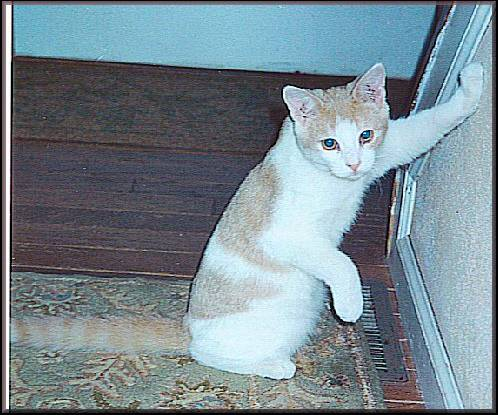
#> input picture datasets/cat/cat.jpg, 498 x 415 px
$ python ImageTest2.py
#> lines starting #> are read from the running program, lines starting #| are printed output that depends on the picture
import numpy as np
import cv2
import time
from numba import jit


def canny():
    img = cv2.imread('./datasets/cat/cat.jpg', cv2.IMREAD_GRAYSCALE)
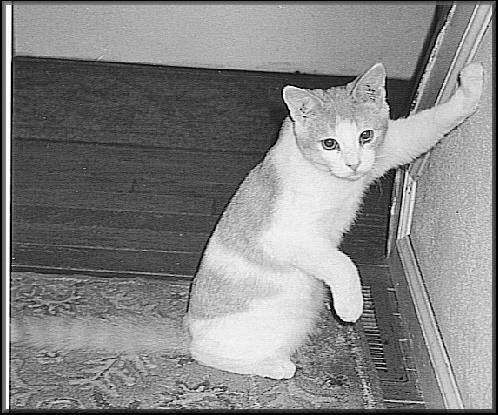
#> img: shape (415, 498); min 0, max 255, mean 132.9
    edge1 = cv2.Canny(img, 50, 200)
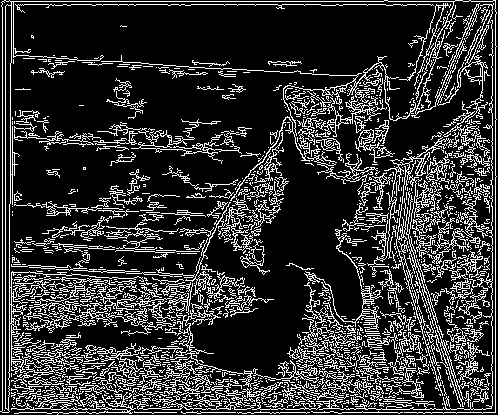
#> edge1: shape (415, 498); 19.7% white in thin lines or dots
    edge2 = cv2.Canny(img, 100, 200)
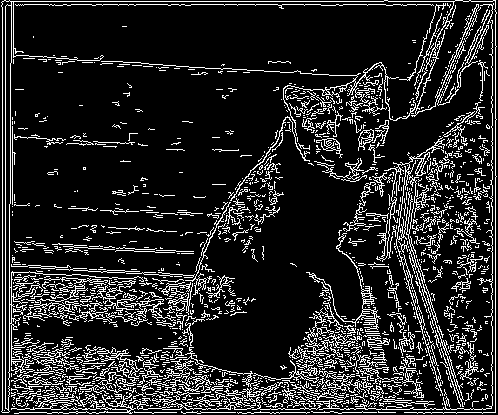
#> edge2: shape (415, 498); 15% white in thin lines or dots
    edge3 = cv2.Canny(img, 170, 200)
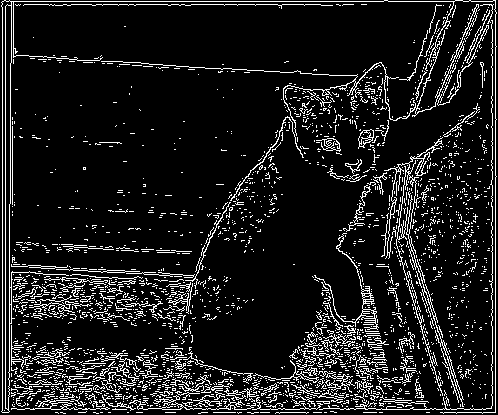
#> edge3: shape (415, 498); 11.2% white in thin lines or dots
    cv2.imshow('original', img)
    cv2.imshow('Canny Edge1', edge1)
    cv2.imshow('Canny Edge2', edge2)
    cv2.imshow('Canny Edge3', edge3)


start = time.time()
canny()
print("===============================================================")
print("Canny Edge Processing time : " + str(time.time() - start) + " " + "seconds")
print("===============================================================")


@jit(nopython=True)
def canny2():
    img = cv2.imread('./datasets/cat/cat.jpg', cv2.IMREAD_GRAYSCALE)
    edge1 = cv2.Canny(img, 50, 200)
    edge2 = cv2.Canny(img, 100, 200)
    edge3 = cv2.Canny(img, 170, 200)
    cv2.imshow('original', img)
    cv2.imshow('Canny Edge1', edge1)
    cv2.imshow('Canny Edge2', edge2)
    cv2.imshow('Canny Edge3', edge3)


start = time.time()
canny()
print("===============================================================")
print("Numba Canny Edge Processing time : " + str(time.time() - start) + " " + "seconds")
print("===============================================================")

$ run again, with datasets/cat/dog.jpg copied over datasets/cat/cat.jpg
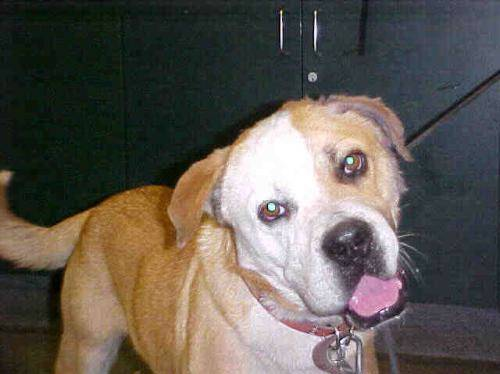
#> input picture datasets/cat/dog.jpg, 500 x 374 px
#> in canny, `edge1 = cv2.Canny(img, 50, 200)`:
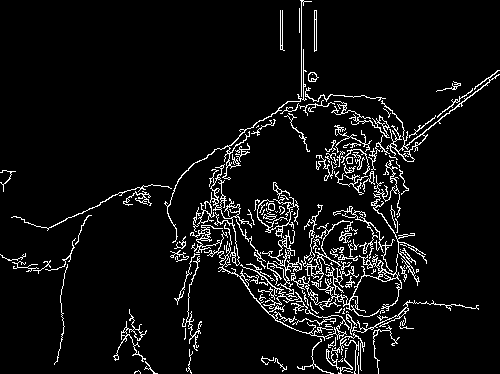
#> edge1: shape (374, 500); 6.4% white in thin lines or dots
#> edge2: shape (374, 500); 4.1% white in thin lines or dots
#> in canny, `edge3 = cv2.Canny(img, 170, 200)`:
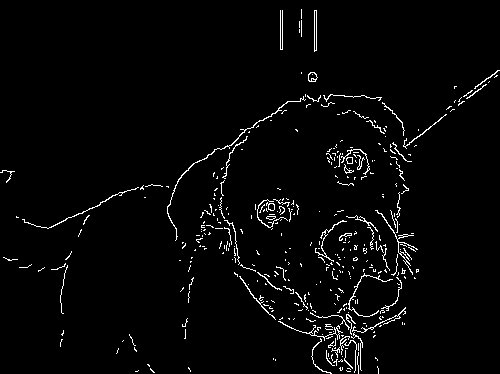
#> edge3: shape (374, 500); 2.7% white in thin lines or dots
